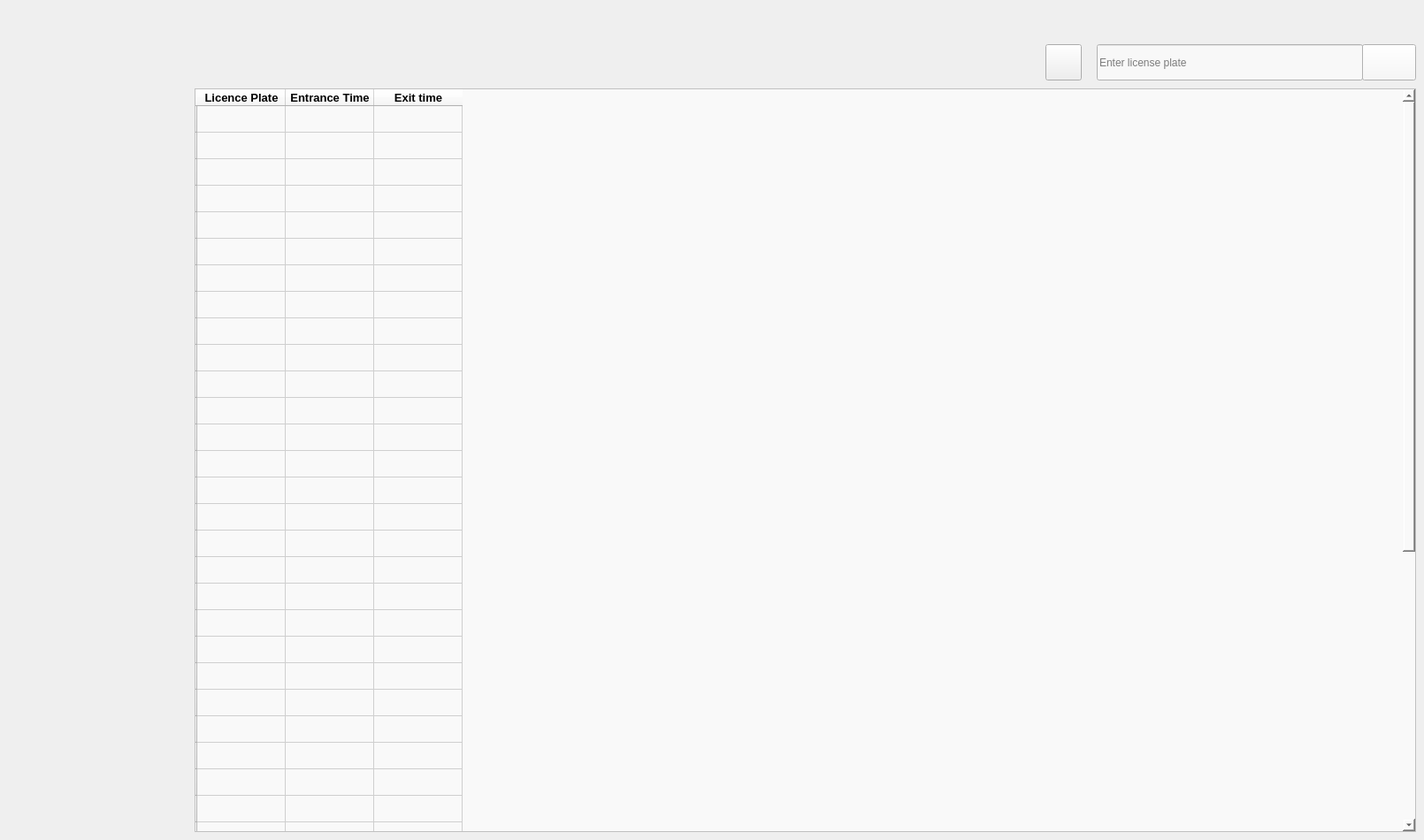
             <widget class="QWidget" name="acces_control">
              <property name="styleSheet">
               <string notr="true"/>
              </property>
              <widget class="QTableWidget" name="tableWidget">
               <property name="geometry">
                <rect>
                 <x>220</x>
                 <y>100</y>
                 <width>1381</width>
                 <height>841</height>
                </rect>
               </property>
               <property name="styleSheet">
                <string notr="true">background-color: rgb(249, 249, 249);
border-right-color: rgb(255, 0, 127);
border-color: rgb(255, 0, 127);</string>
               </property>
               <property name="sizeAdjustPolicy">
                <enum>QAbstractScrollArea::AdjustToContents</enum>
               </property>
               <row>
                <property name="text">
                 <string/>
                </property>
               </row>
               <row>
                <property name="text">
                 <string/>
                </property>
               </row>
               <row>
                <property name="text">
                 <string/>
                </property>
               </row>
               <row>
                <property name="text">
                 <string/>
                </property>
               </row>
               <row>
                <property name="text">
                 <string/>
                </property>
               </row>
               <row>
                <property name="text">
                 <string/>
                </property>
               </row>
               <row>
                <property name="text">
                 <string/>
                </property>
               </row>
               <row>
                <property name="text">
                 <string/>
                </property>
               </row>
               <row>
                <property name="text">
                 <string/>
                </property>
               </row>
               <row>
                <property name="text">
                 <string/>
                </property>
               </row>
               <row>
                <property name="text">
                 <string/>
                </property>
               </row>
               <row>
                <property name="text">
                 <string/>
                </property>
               </row>
               <row>
                <property name="text">
                 <string/>
                </property>
               </row>
               <row>
                <property name="text">
                 <string/>
                </property>
               </row>
               <row>
                <property name="text">
                 <string/>
                </property>
               </row>
               <row>
                <property name="text">
                 <string/>
                </property>
               </row>
               <row>
                <property name="text">
                 <string/>
                </property>
               </row>
               <row>
                <property name="text">
                 <string/>
                </property>
               </row>
               <row>
                <property name="text">
                 <string/>
                </property>
               </row>
               <row>
                <property name="text">
                 <string/>
                </property>
               </row>
               <row>
                <property name="text">
                 <string/>
                </property>
               </row>
               <row>
                <property name="text">
                 <string/>
                </property>
               </row>
               <row>
                <property name="text">
                 <string/>
                </property>
               </row>
               <row>
                <property name="text">
                 <string/>
                </property>
               </row>
               <row>
                <property name="text">
                 <string/>
                </property>
               </row>
               <row>
                <property name="text">
                 <string/>
                </property>
               </row>
               <row>
                <property name="text">
                 <string/>
                </property>
               </row>
               <row>
                <property name="text">
                 <string/>
                </property>
               </row>
               <row>
                <property name="text">
                 <string/>
                </property>
               </row>
               <row>
                <property name="text">
                 <string/>
                </property>
               </row>
               <row>
                <property name="text">
                 <string/>
                </property>
               </row>
               <row>
                <property name="text">
                 <string/>
                </property>
               </row>
               <row>
                <property name="text">
                 <string/>
                </property>
               </row>
               <row>
                <property name="text">
                 <string/>
                </property>
               </row>
               <row>
                <property name="text">
                 <string/>
                </property>
               </row>
               <row>
                <property name="text">
                 <string/>
                </property>
               </row>
               <row>
                <property name="text">
                 <string/>
                </property>
               </row>
               <row>
                <property name="text">
                 <string/>
                </property>
               </row>
               <row>
                <property name="text">
                 <string/>
                </property>
               </row>
               <row>
                <property name="text">
                 <string/>
                </property>
               </row>
               <row>
                <property name="text">
                 <string/>
                </property>
               </row>
               <row>
                <property name="text">
                 <string/>
                </property>
               </row>
               <row>
                <property name="text">
                 <string/>
                </property>
               </row>
               <column>
                <property name="text">
                 <string>Licence Plate</string>
                </property>
                <property name="font">
                 <font>
                  <pointsize>10</pointsize>
                  <weight>75</weight>
                  <bold>true</bold>
                 </font>
                </property>
               </column>
               <column>
                <property name="text">
                 <string>Entrance Time</string>
                </property>
                <property name="font">
                 <font>
                  <pointsize>10</pointsize>
                  <weight>75</weight>
                  <bold>true</bold>
                 </font>
                </property>
               </column>
               <column>
                <property name="text">
                 <string>Exit time</string>
                </property>
                <property name="font">
                 <font>
                  <pointsize>10</pointsize>
                  <weight>75</weight>
                  <bold>true</bold>
                 </font>
                </property>
               </column>
              </widget>
              <widget class="QPushButton" name="pushButton_2">
               <property name="geometry">
                <rect>
                 <x>1540</x>
                 <y>50</y>
                 <width>61</width>
                 <height>41</height>
                </rect>
               </property>
               <property name="styleSheet">
                <string notr="true">background-color: rgb(248, 248, 248);</string>
               </property>
               <property name="text">
                <string/>
               </property>
               <property name="icon">
                <iconset resource="iconengines/resource.qrc">
                 <normaloff>:/icons/search.svg</normaloff>:/icons/search.svg</iconset>
               </property>
               <property name="iconSize">
                <size>
                 <width>20</width>
                 <height>20</height>
                </size>
               </property>
              </widget>
              <widget class="QLineEdit" name="lineEdit_2">
               <property name="geometry">
                <rect>
                 <x>1240</x>
                 <y>50</y>
                 <width>301</width>
                 <height>41</height>
                </rect>
               </property>
               <property name="styleSheet">
                <string notr="true">background-color:rgb(248, 248, 248);
font: 75 8pt &quot;MS Shell Dlg 2&quot;;</string>
               </property>
               <property name="text">
                <string/>
               </property>
               <property name="frame">
                <bool>true</bool>
               </property>
               <property name="dragEnabled">
                <bool>false</bool>
               </property>
               <property name="readOnly">
                <bool>false</bool>
               </property>
               <property name="placeholderText">
                <string>Enter license plate</string>
               </property>
              </widget>
              <widget class="QPushButton" name="pushButton_13">
               <property name="geometry">
                <rect>
                 <x>1182</x>
                 <y>50</y>
                 <width>41</width>
                 <height>41</height>
                </rect>
               </property>
               <property name="text">
                <string/>
               </property>
               <property name="icon">
                <iconset resource="iconengines/resource.qrc">
                 <normaloff>:/icons/refresh-cw.svg</normaloff>:/icons/refresh-cw.svg</iconset>
               </property>
               <property name="iconSize">
                <size>
                 <width>25</width>
                 <height>30</height>
                </size>
               </property>
              </widget>
             </widget>
